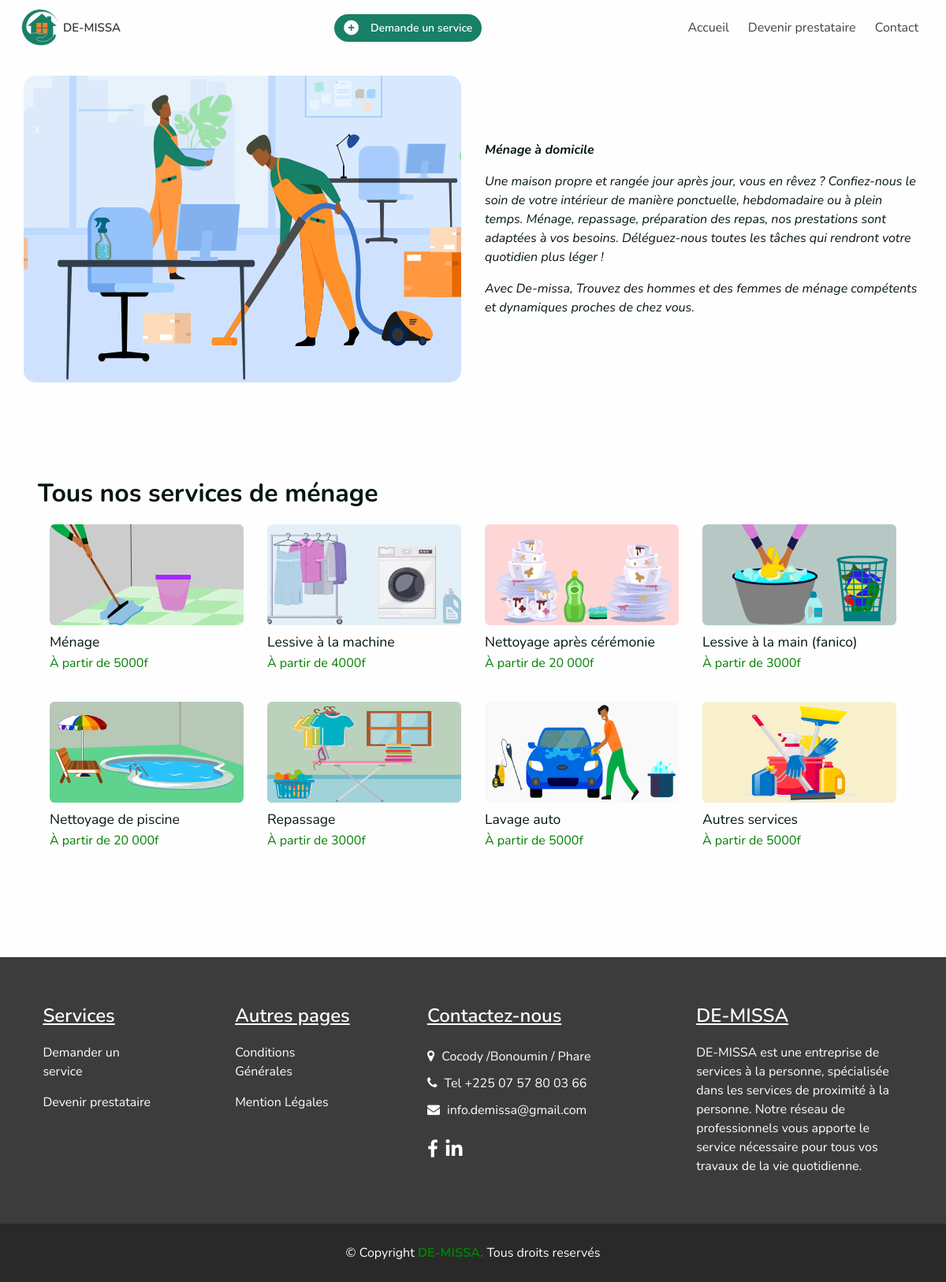
/service/menage/, run on the app's committed database.
### app/models.py (models this page shows, shortened)
class Convention(models.Model):
    publish = models.BooleanField(default=True)
    date_add = models.DateField(auto_now=False, auto_now_add=True)
    date_update = models.DateField(auto_now=True, auto_now_add=False)
    class Meta:
        abstract = True

class Web(Convention):
    name = models.CharField(max_length=50)
    text = models.TextField(blank=True, null=True)
    picture = models.FileField(upload_to='img_web')
    description = models.TextField()
    class Meta:
        verbose_name = "Info du site"
        verbose_name_plural = "Infos du site"

class Service(Convention):
    name = models.CharField(max_length=50)
    libele = models.CharField(max_length=50)
    picture = models.FileField(upload_to="img_service")
    picture1 = models.FileField(upload_to="img_service")
    description = HTMLField()
    order = models.IntegerField()
    service_slug =  AutoSlugField(populate_from='name')
    class Meta:
        verbose_name = "Service"
        verbose_name_plural = "Services"

class SousService(Convention):
    name = models.CharField(max_length=50)
    picture = models.FileField(upload_to="img_service")
    libele = models.TextField()
    description = HTMLField()
    order = models.IntegerField()
    price = models.CharField(max_length=100)
    sous_service_slug =  AutoSlugField(populate_from='name')
    service = models.ForeignKey("Service", related_name="category_service", on_delete=models.SET_NULL, null=True)
    class Meta:
        verbose_name = "Sous Service"
        verbose_name_plural = "Sous Services"

class Social(Convention):
    name = models.CharField(max_length=50)
    icon = models.CharField(max_length=50)
    link = models.URLField(max_length=200)
    class Meta:
        verbose_name = "Reseaux social"
        verbose_name_plural = "Reseaux sociaux"

### app/views.py (the view)
# urls.py: path('service/<str:service_slug>/', under_service_under, name="service-detail-page"),
def under_service_under(request, service_slug):
  get_related_services =  get_related_service(service_slug)
  get_infos_web = get_info_web({'publish':True})
  get_referencements = get_referencement({'publish':True})
  get_socials =   get_social({'publish':True})
  template_name = 'app/detail-service.html'
  context = {
      'page':{
        'title': 'De-missa | ' + service_slug,
        'text_title': ' Tous nos service ' + service_slug,
      },
      'get_related_services' : get_related_services,
      'get_socials': get_socials,
      'get_infos_web': get_infos_web,
      'is_link': True,
      'get_referencements': get_referencements,
  }
  print("########1########")
  return render(request, template_name, context)

### app/functions.py (called while the page is built)
def get_info_web(data=dict()):
    return Web.objects.filter(**data).first()

def get_social(data=dict()):
    return Social.objects.filter(**data)

def get_related_service(service_slug):
    return get_object_or_404(Service, service_slug=service_slug)

def get_referencement(data=dict()):
    return Referencement.objects.filter(**data).first()

### app/templates/app/detail-service.html
{% extends 'app/layout/base.html' %}
{% load static %}
{% block content %}
  <section class="about_section layout_margin-bottom">
    <div class="container">
      <div class="p-5 row">
      </div>
    </div>
    <div class="container  ">
        <div class="row">
            <div class="col-md-6 ">
            <div class="img-box">
                <img src="{{get_related_services.picture1.url}}" alt="{{get_related_services.name}}">
            </div>
            </div>
            <div class="col-md-6">
                <div class="detail-box">
                    <em>{{get_related_services.description | safe}}</em>
                </div>
            </div>
        </div>
    </div>
  </section>
  <section class="p-5">
    <div class="container ">
        <div class="heading_container  d-flex justify-content-center row">
            <h2 sytle="font-weight:bold" class="title">Tous nos services {{get_related_services.libele}}</h2>
        </div>
    </div>
    <div class="container">
        <div class="row gy-3 my-1" >
            {% for service in get_related_services.category_service.all %}
                <div class="col-lg-3 col-md-4 col-sm-6">
                    <div class="b-card ">
                        <a href="{% url 'reservation' service.sous_service_slug %}">
                            <img src="{{service.picture.url}}" class="b-card-img" alt="{{service.name}}" srcset="">
                        </a>
                        <div class="b-card-content">
                            <p class="mt-2" style="font-size:1.1rem">{{service.name}}
                                <br><span style="color:green; font-size:1rem">À partir de {{service.price}}</span>
                            </p>
                        </div>
                    </div>
                </div>
            {% endfor %}
        </div>
    </div>
</section>
{% endblock content %}

### app/templates/app/layout/base.html (shortened to what this page needs)
{% load static %}
<!DOCTYPE html>
<html>
<head>
  <link rel="stylesheet" type="text/css" href=" {% static 'app/css/bootstrap.css' %} " />
  <link rel="stylesheet" href="https://cdnjs.cloudflare.com/ajax/libs/animate.css/4.1.1/animate.min.css" />
  <link rel="stylesheet" type="text/css" href="https://cdnjs.cloudflare.com/ajax/libs/OwlCarousel2/2.3.4/assets/owl.carousel.min.css" />
  <link rel="stylesheet" href="https://pro.fontawesome.com/releases/v6.2.0/css/all.css"
/>
  <link rel="stylesheet" href="https://cdnjs.cloudflare.com/ajax/libs/font-awesome/6.2.0/css/all.min.css"
 />
  <link href="{% static 'app/css/font-awesome.min.css' %}" rel="stylesheet" />
  <link href="{% static 'app/css/responsive.css' %}" rel="stylesheet" />
  <link href="{% static 'app/css/slick.css' %}" rel="stylesheet" />
  <link href="{% static 'app/css/style.css' %}" rel="stylesheet" />
  <link href="{% static 'app/css/style1.css' %}" rel="stylesheet" />
</head>
<body>
  {% if is_true %}
  {% else %}
  <header class="b-nav">
    <a href="{% url 'welcome' %}" class="nav-icon" aria-label="visit-home" aria-current="page">
      <img src="{{get_infos_web.picture.url}}" alt="logo" srcset=""><span>DE-MISSA</span>
    </a>
    <div class="middle">
        <span><i class="fa-solid fa-circle-plus fa-lg"></i></span> <a href="{% url 'service' %}"> Demande un service</a>
    </div>
    <div class="main-navlink">
      <div class="navlinks-container">
          <a href="{% url 'welcome' %}" aria-current="page">Accueil</a>
          <a href="{% url 'inscription' %}" >Devenir prestataire</a>
          <a href="{% url 'contact' %}" >Contact</a>
      </div>
    </div>
  </header>
  {% endif %}
{% block content %}
{% endblock content %}
  {% if is_true %}
  {% else %}
  <section class="footer_section mt-5">
    <div class="container">
      <div class="row">
        <div class="col-md-6 col-lg-2 mx-auto footer_col">
          <div class="footer_link_box">
            <h4 style="text-decoration: underline;">
              Services
            </h4>
            <div class="footer_links">
              <a class="active" href="{% url 'service' %}">
                Demander un service
              </a>
              <a class="" href="{% url 'inscription' %}">
                Devenir prestataire
              </a>
            </div>
          </div>
        </div>
        <div class="col-md-6 col-lg-2 mx-auto footer_col">
          <div class="footer_link_box">
            <h4 style="text-decoration: underline;">
              Autres pages
            </h4>
            <div class="footer_links">
              <a class="active" href="{% url 'contionGeneral' %}">
                Conditions Générales
              </a>
              <a class="" href="{% url 'mentionLegal' %}">
                Mention Légales
              </a>
            </div>
          </div>
        </div>
        <div class="col-md-6 col-lg-3 mx-auto footer_col">
          <div class="footer_contact">
            <h4 style="text-decoration: underline;">
              Contactez-nous
            </h4>
            <div class="contact_link_box">
              <a>
                <i class="fa fa-map-marker" aria-hidden="true"></i>
                <span>
                  Cocody /Bonoumin / Phare
                </span>
              </a>
              <a>
                <i class="fa fa-phone" aria-hidden="true"></i>
                <span>
                  Tel +225 07 57 80 03 66
                </span>
              </a>
              <a>
                <i class="fa fa-envelope" aria-hidden="true"></i>
                <span>
                  info.demissa@gmail.com
                </span>
              </a>
            </div>
          </div>
          <div class="footer_social">
            {% for social in get_socials %}
              <a href="{{social.link}}">
                <i class="{{social.icon}}" aria-hidden="true"></i>
              </a>
            {% endfor %}
          </div>
        </div>
        <div class="col-md-6 col-lg-3 mx-auto footer_col">
          <div class="footer_detail">
            <h4 style="text-decoration: underline;">
              DE-MISSA
            </h4>
            <p>
             {{get_infos_web.text}}
            </p>
          </div>
        </div>
      </div>
    </div>
  </section>
  <footer  style="background-color:  rgba(29, 29, 29, 0.945);">
    <div class="container">
      <div class="row footer-info d-flex justify-content-center">
          <p class="">
            &copy; Copyright <span style="color:green; font-weight:bold"> DE-MISSA.</span> Tous droits reservés
          </p>
      </div>
    </div>
  </footer>
 {% endif %}
{% load sweetify %}
</body>
</html>

### app/static/app/css/responsive.css (style rules this page uses)
@media (min-width: 1200px) { .container { max-width: 1170px; } }

### app/static/app/css/style.css (style rules this page uses)
body { font-family: 'Nunito', sans-serif !important; color: #051612; background-color: #fefefe; overflow-x: hidden; }
.layout_margin-bottom { margin-bottom: 90px; }
.heading_container { display: -webkit-box; display: -ms-flexbox; display: flex; -webkit-box-orient: vertical; -webkit-box-direction: normal; -ms-flex-direction: column; flex-direction: column; -webkit-box-align: start; -ms-flex-align: start; align-items: flex-start; }
.heading_container h2 { position: relative; font-weight: bold; margin-bottom: 1rem; margin-top: -1rem; }
a, a:hover, a:focus { text-decoration: none; }
.about_section .row { -webkit-box-align: center; -ms-flex-align: center; align-items: center; }
.about_section .img-box { display: -webkit-box; display: -ms-flexbox; display: flex; -webkit-box-pack: center; -ms-flex-pack: center; justify-content: center; }
.about_section .img-box img { width: 100%; border-radius: 15px; }
.about_section .detail-box p { margin-top: 15px; }
.footer_section { background: rgba(49, 49, 49, 0.945); color: #ffffff; padding: 60px 0 15px 0; position: relative; }
.footer_section h4 { font-weight: 600; margin-bottom: 20px; }
.footer_section .footer_col { margin-bottom: 30px; }
.footer_section .footer_contact .contact_link_box { display: -webkit-box; display: -ms-flexbox; display: flex; -webkit-box-orient: vertical; -webkit-box-direction: normal; -ms-flex-direction: column; flex-direction: column; }
.footer_section .footer_contact .contact_link_box a { margin: 5px 0; color: #ffffff; }
.footer_section .footer_contact .contact_link_box a i { margin-right: 5px; }
.footer_section .footer_social { display: -webkit-box; display: -ms-flexbox; display: flex; margin-top: 20px; margin-bottom: 10px; }
.footer_section .footer_social a { display: -webkit-box; display: -ms-flexbox; display: flex; -webkit-box-pack: center; -ms-flex-pack: center; justify-content: center; -webkit-box-align: center; -ms-flex-align: center; align-items: center; color: #ffffff; border-radius: 100%; margin-right: 10px; font-size: 24px; }
.footer_section .footer_links { display: -webkit-box; display: -ms-flexbox; display: flex; -ms-flex-wrap: wrap; flex-wrap: wrap; }
.footer_section .footer_links a { display: -webkit-box; display: -ms-flexbox; display: flex; -webkit-box-align: center; -ms-flex-align: center; align-items: center; margin-right: 15px; margin-bottom: 15px; color: #ffffff; }
.footer-info p { color: #ffffff; padding: 25px 0; margin: 0; text-align: center; }

### app/static/app/css/style1.css (style rules this page uses)
* { margin: 0; padding: 0; box-sizing: border-box; border: none; }
html { scroll-behavior: smooth; }
:root { --labelColor: rgb(34, 156, 34); --backgroundColor: #fcfcfc; --borderColor: #dfdfdf; --red: #ff0000; --white: #fff; }
p { font-weight: 400; }
.b-card { border-radius: 0.4rem; overflow: hidden; cursor: pointer; transition: 0.2s; margin-bottom: 20px; }
.b-card-img { display: block; width: 100%; height: 8rem; object-fit: cover; border-radius: 0 0 0.4rem 0.4rem; }
.b-nav { position: fixed; width: 100%; background-color: transparent ; display: flex; align-items: center; justify-content: space-between; padding: 10px 25px; z-index: 99; }
.nav-icon { display: flex; align-items: center; text-decoration: none; margin-right: 20px; }
.nav-icon img { height: 50px; }
.nav-icon span { font-size: 15px; margin-left: 5px; font-weight: 600; color: #333; }
.navlinks-container a { margin: 0 10px; font-size: 16px; font-weight: 600px; text-decoration: none; color: #414141; display: inline-block; position: relative; }
.navlinks-container a::after { content: ""; display: block; position: absolute; bottom: -3px; width: 100%; height: 2px; transform: scaleX(0); transform-origin: left; background-color: #333; transition: transform 0.3s ease-out; }
.middle { background-color: #178066; padding: 7px 12px; font-size: 14px; font-weight: 600; border-radius: 50px; display: flex; justify-content: space-between; color: #fff; }
.middle a { color: #fff; margin-left: 15px; text-decoration: none; }

### data on the page
Web: picture (picture), text "DE-MISSA est une entreprise de services à la personne, spécialisée dans les services de proximité à la personne. Notre réseau de professionnels vous apporte le service nécessaire pour tous vos travaux de la vie quotidienne."
Service: picture1 (picture), description "Ménage à domicile Une maison propre et rangée jour après jour, vous en rêvez ? Confiez-nous le soin de votre intérieur de manière ponctuelle, hebdomadaire ou à plein temps. Ménage, repassage, préparation des repas, nos prestations sont adaptées à vos besoins. Déléguez-nous toutes les tâches qui rendront votre quotidien plus léger ! Avec De-missa, Trouvez des hommes et des femmes de ménage compétents et dynamiques proches de chez vous.", libele "de ménage"
SousService: picture (picture), name "Ménage", price "5000f"
SousService: picture (picture), name "Lessive à la machine", price "4000f"
SousService: picture (picture), name "Nettoyage après cérémonie", price "20 000f"
SousService: picture (picture), name "Lessive à la main (fanico)", price "3000f"
SousService: picture (picture), name "Nettoyage de piscine", price "20 000f"
SousService: picture (picture), name "Repassage", price "3000f"
SousService: picture (picture), name "Lavage auto", price "5000f"
SousService: picture (picture), name "Autres services", price "5000f"
